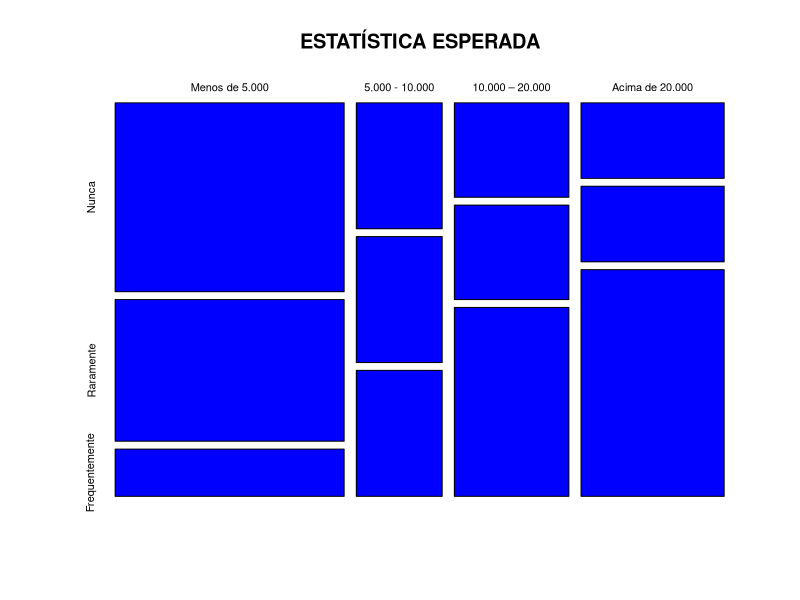
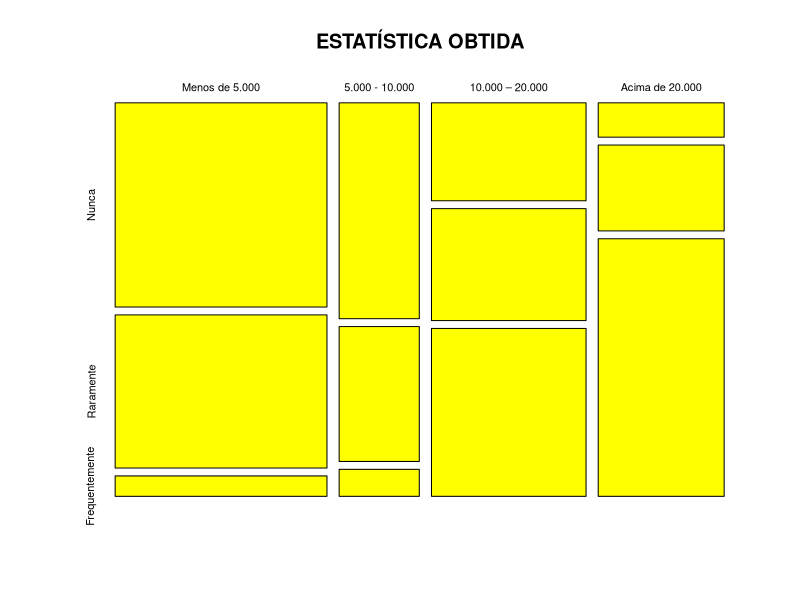

Here is the R script that generated these plots, in order:
## ---- chunk 1
knitr::opts_chunk$set(echo = TRUE)
## ---- chunk 2

db<- read.table("PESQUISA___VOOS_VERSUS_RENDA.txt",
                header = FALSE,
                sep = "", quote = "\"'",
                dec = ".",
                fill=T)
X<-db[1:101,]

## ---- chunk 3
#Renda em R$
Renda<-c("Menos de 5.000",
         "5.000 - 10.000",
         "10.000 – 20.000",
         "Acima de 20.000")
Renda<-matrix(Renda,byrow=T)
colnames(Renda)<-c("Renda")
rownames(Renda)<-rownames(Renda,do.NULL=FALSE,prefix="")


#Frequência dos Voos
Voos<-c("Nunca",
        "Raramente",
        "Frequentemente")
Voos<-matrix(Voos,byrow=T)
colnames(Voos)<-c("Voos")
rownames(Voos)<-rownames(Voos,do.NULL=FALSE,prefix="")


## ---- chunk 4
Z<-as.matrix(X[2:101,])

##rownames(Z)<-NULL
##colnames(Z)<-NULL

#m <- mapply(Z, FUN=as.numeric)
#m <- matrix(data=m,ncol=3)
#m


Z<-as.numeric(as.character(Z)) #aplicação por coluna --> gera sequencia conforme sequencia de colunas.
Z<-matrix(Z,byrow=F,ncol=3) #portanto byrow=FALSE


library(plyr)
colnames(Z)<-c("Respondente","Renda","Voos")
count(Z[,c("Renda","Voos")])

table(Z[,"Renda"])
#Renda

A<-as.data.frame(Z)
K<-table(A$Renda,A$Voos)
#K
colnames(K)<-Voos
rownames(K)<-Renda

Y<-as.matrix(K)
#Y[,"Nunca"]
Y
B<-as.numeric(Y)
B

## ---- chunk 5
P<-c(0.20,0.05,0.05,0.05,0.15,0.05,0.05,0.05,0.05,0.05,0.10,0.15)
chisq.test(x=B,p=c(0.20,0.05,0.05,0.05,0.15,0.05,0.05,0.05,0.05,0.05,0.10,0.15))


## ---- chunk 6
P<-matrix(P,ncol=3)
colnames(P)<-Voos
rownames(P)<-Renda

cat(paste("Probabilidade Esperada"))
P
## ---- chunk 7
K<-K/sum(B)

mosaicplot(P,col="blue",main="ESTATÍSTICA ESPERADA",xlab="",ylab="")
mosaicplot(K,col="yellow",main="ESTATÍSTICA OBTIDA",xlab="",ylab="")
